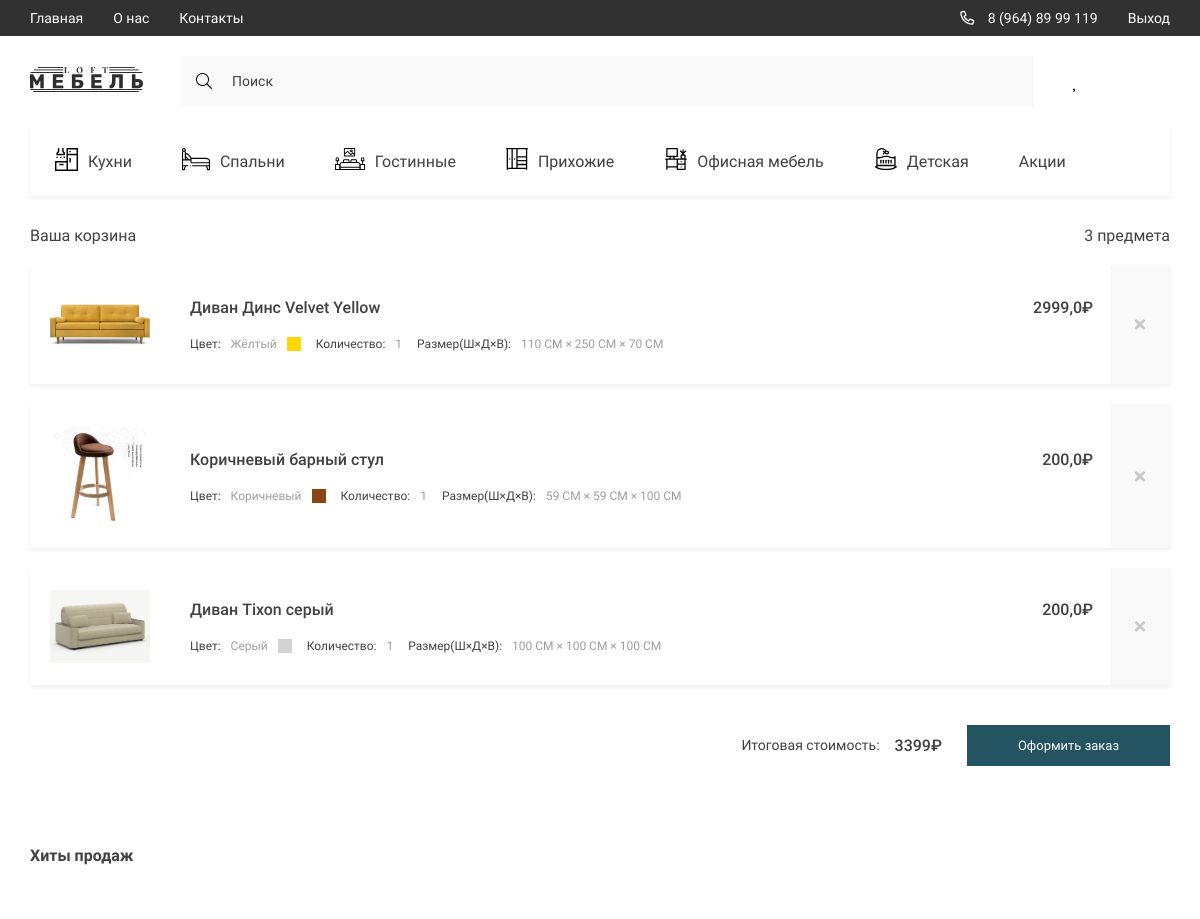
/basket/ (signed in, upper part), run on an earlier commit of the app's database.
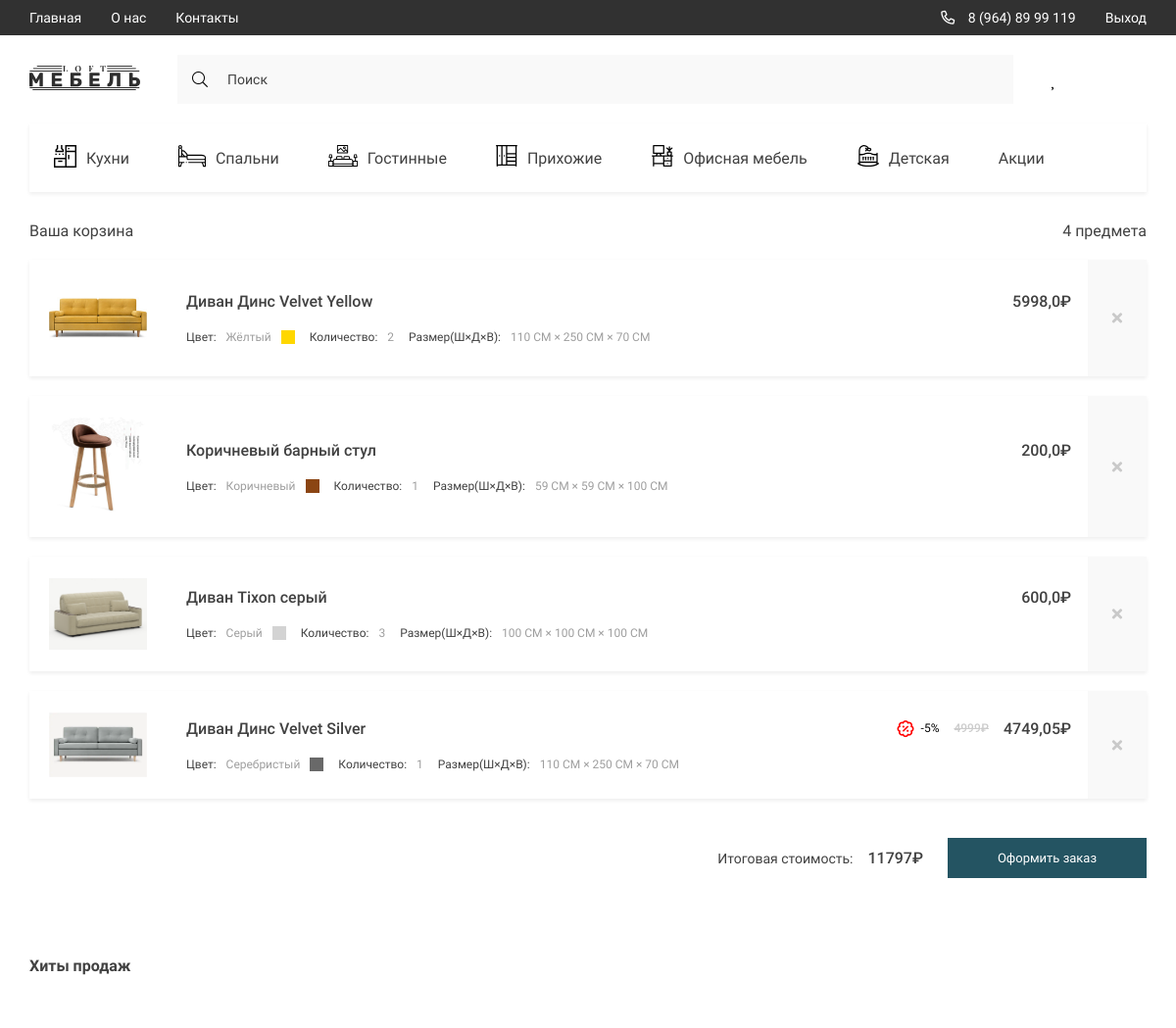
And on a later commit of the database.
### LOFT/models.py (models this page shows, shortened)
class Basket(models.Model):
    user = models.OneToOneField(Customer, on_delete=models.CASCADE, verbose_name='Покупатель', related_name='basket')
    created_at = models.DateTimeField(auto_now_add=True, verbose_name='Дата создания')
    @property
    def total_price(self):
        return sum(prod.products_total_price for prod in self.basket_items.all())
    class Meta:
        verbose_name = 'Корзину'
        verbose_name_plural = 'Корзины'

class BasketItem(models.Model):
    basket = models.ForeignKey(Basket, on_delete=models.CASCADE, verbose_name='Корзина', related_name='basket_items')
    prod = models.ForeignKey(Prod, on_delete=models.CASCADE, verbose_name='Товар', related_name='basket_items')
    quantity = models.IntegerField(default=0, verbose_name='Количество')
    added_at = models.DateTimeField(auto_now_add=True, verbose_name='Дата добавления')
    updated_at = models.DateTimeField(auto_now=True, verbose_name='Дата изменения')
    @property
    def discounted_price(self):
        return self.prod.price * (1 - self.prod.discount / 100) * self.quantity
    @property
    def products_total_price(self):
        return self.quantity * self.prod.price
    class Meta:
        verbose_name = 'Товар в корзине'
        verbose_name_plural = 'Товары в корзинах'

class Prod(models.Model):
    title = models.CharField(max_length=100, verbose_name='Название модели')
    slug = models.SlugField(unique=True, verbose_name='Слаг модели')
    prod_model = models.ForeignKey('ProdModel', on_delete=models.CASCADE, verbose_name='Модель товара', related_name='prods', null=True, blank=True)
    description = models.CharField(max_length=350, verbose_name='Краткое описание')
    quantity = models.IntegerField(default=15, verbose_name='Количество')
    price = models.IntegerField(default=200, verbose_name='Цена')
    discount = models.IntegerField(default=0, verbose_name='Скидка')
    height = models.IntegerField(default=100, verbose_name='Высота')
    width = models.IntegerField(default=100, verbose_name='Ширина')
    length = models.IntegerField(default=100, verbose_name='Длина')
    color_name = models.CharField(max_length=50, default='Чёрный', verbose_name='Название цвета')
    color_code = models.CharField(max_length=10, default='#000000', verbose_name='Код цвета')
    category = models.ForeignKey(Cat, on_delete=models.CASCADE, verbose_name='Категория', related_name='products')
    created_at = models.DateTimeField(auto_now_add=True, verbose_name='Дата добавления')
    updated_at = models.DateTimeField(auto_now=True, verbose_name='Дата изменения')
    def get_absolute_url(self):
        return reverse('product', kwargs={'slug': self.slug})
    class Meta:
        verbose_name = 'Товар'
        verbose_name_plural = 'Товаров'

class ProdPhoto(models.Model):
    prod = models.ForeignKey(Prod, verbose_name='Фото товара', on_delete=models.CASCADE, related_name='prod_photo')
    image = models.ImageField(upload_to='products/', verbose_name='Фото товара')
    class Meta:
        verbose_name = 'Фото товара'
        verbose_name_plural = 'Фото товаров'

### LOFT/views.py (the view)
# urls.py: path('basket/', basket_view, name='basket'),
def basket_view(request):
    if request.user.is_authenticated:
        basket = get_object_or_404(Basket, user=request.user.customer)
        categories = Cat.objects.all()
        products = Prod.objects.all().order_by('-created_at')
        context = {
            'favorites_ids': set(
                Favorites.objects.filter(user=request.user.customer).values_list('prod_id', flat=True)
            ),
            'categories': categories,
            'title': 'Корзина',
            'basket': basket,
            'products': products,
        }
        return render(request, 'basket.html', context=context)
    else:
        return redirect('login')

### LOFT/models.py (called while the page is built)
    def get_absolute_url(self):
        return reverse('category', kwargs={'slug': self.slug})

### LOFT/templates/basket.html (shortened to what this page needs)
{% extends "base.html" %}
{% load static %}
{% block content %}
            <div class="container">
                {% if basket.basket_items.exists %}
                <section class="basket">
                    <div class="basket__text">
                        <h1 class="basket__title">Ваша корзина</h1>
                        <span class="basket__count"><span>{{ basket.basket_items.count }}</span> предмета</span>
                    </div>
                    <div class="basket__items">
                        {% for item in basket.basket_items.all %}
                        <div class="basket__item">
                            <a href="{{ item.prod.get_absolute_url }}" class="basket__item-img">
                                <img src="{{ item.prod.prod_photo.first.image.url }}" alt="product">
                            </a>
                            <div class="basket__item-content">
                                <div class="basket__item-text">
                                    <h2 class="basket__item-title">{{ item.prod.title }}</h2>
                                    <p class="basket__item-price">
                                        <span class="discount">
                                            {% if item.prod.discount > 0 %}
                                                <i class="far fa-badge-percent"></i>
                                                -{{ item.prod.discount }}%
                                            {% endif %}
                                            </span>
                                            {% if item.prod.discount > 0 %}
                                            <span class="old__price"><span>{{ item.products_total_price }}</span>₽</span>
                                            {% endif %}
                                            <span class="price"><span>{{ item.discounted_price }}</span>₽</span>
                                    </p>
                                </div>
                                <div class="basket__options">
                                    <p class="basket__options-color">
                                        Цвет:
                                        <span class="color__name">{{ item.prod.color_name }}</span>
                                        <span class="color__block" style="background-color: {{ item.prod.color_code }};"></span>
                                    </p>
                                    <p class="basket__options-count">
                                        Количество: <span>{{ item.quantity }}</span>
                                    </p>
                                    <p class="basket__options-size">
                                        Размер(Ш×Д×В): <span>{{ item.prod.width }} СМ × {{ item.prod.length }} СМ × {{  item.prod.height}} СМ</span>
                                    </p>
                                </div>
                            </div>
                            <a method="post" href="{% url "basket_action" slug=item.prod.slug action="delete" %}" class="basket__delete">
                                <i class="fas fa-times"></i>
                            </a>
                        </div>
                        {% endfor %}
                    </div>
                    <form class="products__form">
                        <span>Итоговая стоимость:<span class="products__form-price">{{ basket.total_price }}₽</span> </span>
                        <a href="{% url 'checkout' %}" class="btn products__form-btn">Оформить заказ</a>
                    </form>
                </section>
                    {% else %}
                    <section class="basket">
                        <h1 class="basket__title">Ваша корзина пуста</h1>
                    </section>
                {% endif %}
                <section class="products">
                    <h2 class="products__title">Хиты продаж</h2>
                    {% include "components/_product_card.html" %}
                </section>
            </div>
{% endblock %}

What changed in the data, as far as the page shows it:
changed through a linked row, Basket: basket_items.count "3" → "4"; total_price "3399" → "11797"
changed BasketItem "Диван Динс Velvet Yellow": discounted_price "2999,0" → "5998,0"; quantity "1" → "2"
changed BasketItem "Диван Tixon серый": discounted_price "200,0" → "600,0"; quantity "1" → "3"
added BasketItem: prod.prod_photo.first.image (picture), prod "Диван Динс Velvet Silver", prod.discount "5", products_total_price "4999", discounted_price "4749,05", prod.color_name "Серебристый", quantity "1", prod.width "110", prod.length "250", prod.height "70"
